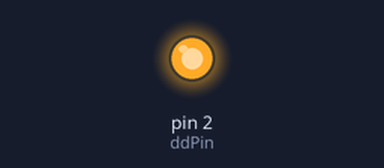
Recording of a sketch running on a simulated Arduino Mega 2560, built with avr-gcc and run on an emulated ATmega2560. Shown: output pins drawn as LEDs (lit = HIGH). What the sketch prints to the serial monitor is not drawn.

Above: at 0.01 s.
Timing chart, 0 to 2.1 s (numbered marks = the images above):
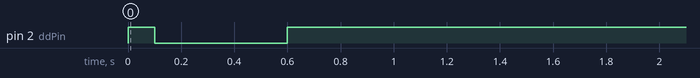

The sketch:

sketch_may10a.ino
```cpp
/*
 * RoombaBumpTurn
 * --------------
 * Implement the RoombaComm BumpTurn program in Arduino
 * A simple algorithm that allows the Roomba to drive around
 * and avoid obstacles.
 *
 * Arduino pin 0 (RX) is connected to Roomba TXD
 * Arduino pin 1 (TX) is connected to Roomba RXD
 * Arduino pin 2      is conencted to Roomba DD
 *
 * Updated 20 November 2006
 * - changed Serial.prints() to use single print(v,BYTE) calls instead of
 *    character arrays until Arduino settles on a style of raw byte arrays
 *
 * Created 1 August 2006
 * copyleft 2006 Tod E. Kurt <tod@todbot.com>
 * http://hackingroomba.com/
 */

int ddPin = 2;

void setup()
{
   Serial.begin(9600);
  Serial.flush();

  // Roomba operates at a default baud rate of 57600
  //
  Serial3.begin(57600);

  // wake up the robot
  pinMode(ddPin,  OUTPUT);   // sets the pins as output
  digitalWrite(ddPin, HIGH);
  delay(100);
  digitalWrite(ddPin, LOW);
  delay(500);
  digitalWrite(ddPin, HIGH);
  delay(2000);

  // Start Command opcode: 128 Number of data bytes: 0
  // Starts the SCI. The Start command must be sent before
  // any other SCI commands. This command puts the SCI in
  //  passive mode.
  //
  serialWrite(128);
  delay(100);

  // Control Command opcode: 130 Number of data bytes: 0
  // Enables user control of Roomba. This command must be
  // sent after the start command and before any control
  // commands are sent to the SCI. The SCI must be in passive
  // mode to accept this command. This command puts the SCI in
  // safe mode.
  //
  serialWrite(130);
  delay(100);

  // Full Command opcode: 132 Number of data bytes: 0
  // Enables unrestricted control of Roomba through the SCI
  // and turns off the safety features. The SCI must be in
  // safe mode to accept this command. This command puts the
  // SCI in full mode.
  //
  serialWrite(132);
  delay(100);
}

void loop()
{
  Serial.println("goForward");
  goForward();
  delay(1000);
}

void serialWrite(uint8_t value)
{
  Serial3.write(value);
}
void goForward()
{
  // Drive Command opcode: 137 Number of data bytes: 4
  // Controls Roomba’s drive wheels. The command takes
  // four data bytes, which are interpreted as two 16 bit
  // signed values using twos-complement. The first two
  // bytes specify the average velocity of the drive wheels
  // in millimeters per second (mm/s), with the high byte
  // sent first. The next two bytes specify the radius, in
  // millimeters, at which Roomba should turn. The longer
  // radii make Roomba drive straighter; shorter radii make
  // it turn more. A Drive command with a positive velocity
  // and a positive radius will make Roomba drive forward
  // while turning toward the left. A negative radius will
  // make it turn toward the right. Special cases for the
  // radius make Roomba turn in place or drive straight,
  //  as specified below. The SCI must be in safe or full
  // mode to accept this command. This command does change
  // the mode.
  //
  serialWrite(137);   // DRIVE
  serialWrite(0x00);   // 0x00c8 == 200
  serialWrite(0xc8);
  serialWrite(0x80);
  serialWrite(0x00);
}
```
